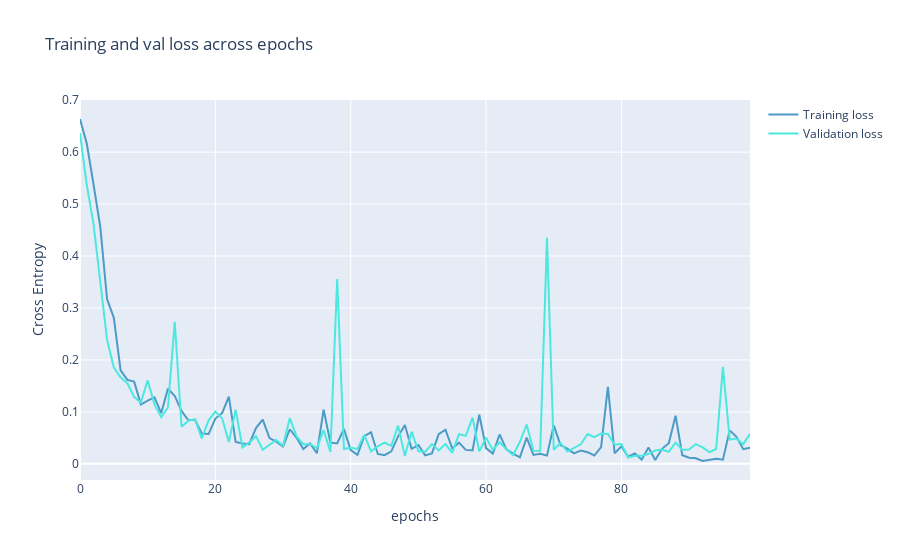

Notebook cell for this chart:
### Code cell
fig = go.Figure(data=[
                      go.Scatter(
                          y=history.history["loss"],
                          name="Training loss",
                          mode="lines",
                          marker=dict(
                              color=color_chart[0]
                          )),
                      go.Scatter(
                          y=history.history["val_loss"],
                          name="Validation loss",
                          mode="lines",
                          marker=dict(
                              color=color_chart[1]
                          ))
])
fig.update_layout(
    title='Training and val loss across epochs',
    xaxis_title='epochs',
    yaxis_title='Cross Entropy'    
)
fig.show()
